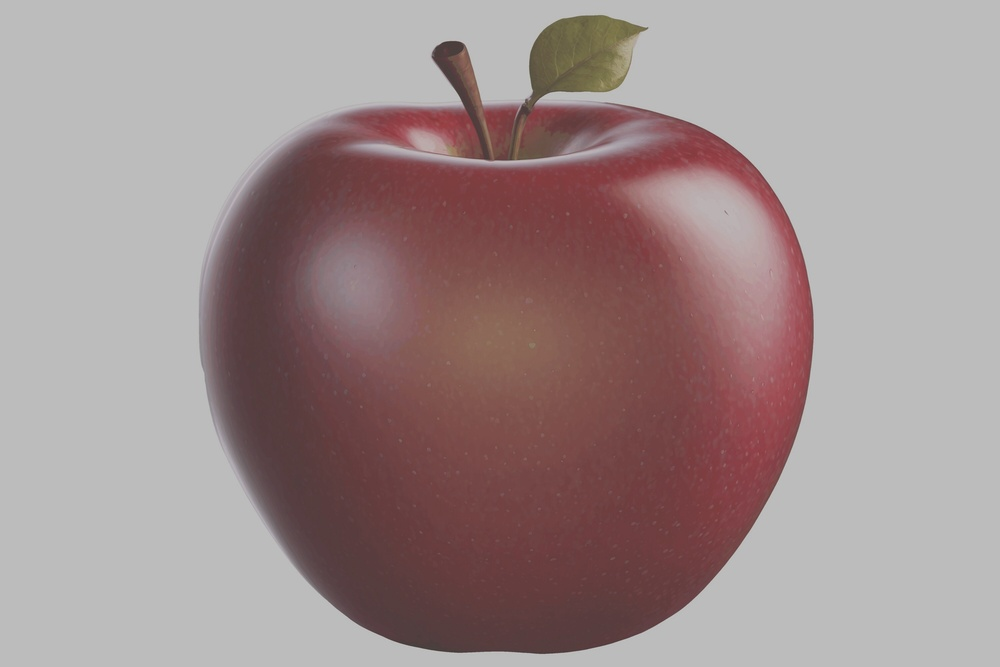
#> input picture Day 5/low_contrast.jpg, 1000 x 667 px, shrunk from 3000 x 2000 before the run
$ python task4.py
#> lines starting #> are read from the running program, lines starting #| are printed output that depends on the picture
import cv2
import matplotlib.pyplot as plt

image = cv2.imread("low_contrast.jpg", cv2.IMREAD_GRAYSCALE)
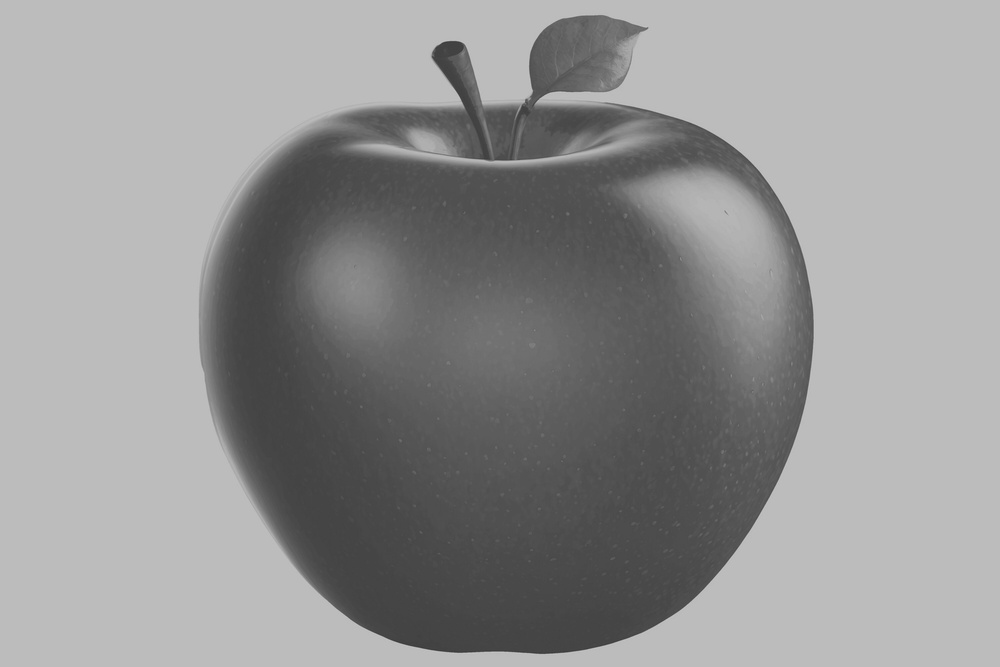
#> image: shape (667, 1000); min 54, max 199, mean 147.2

equalized = cv2.equalizeHist(image)
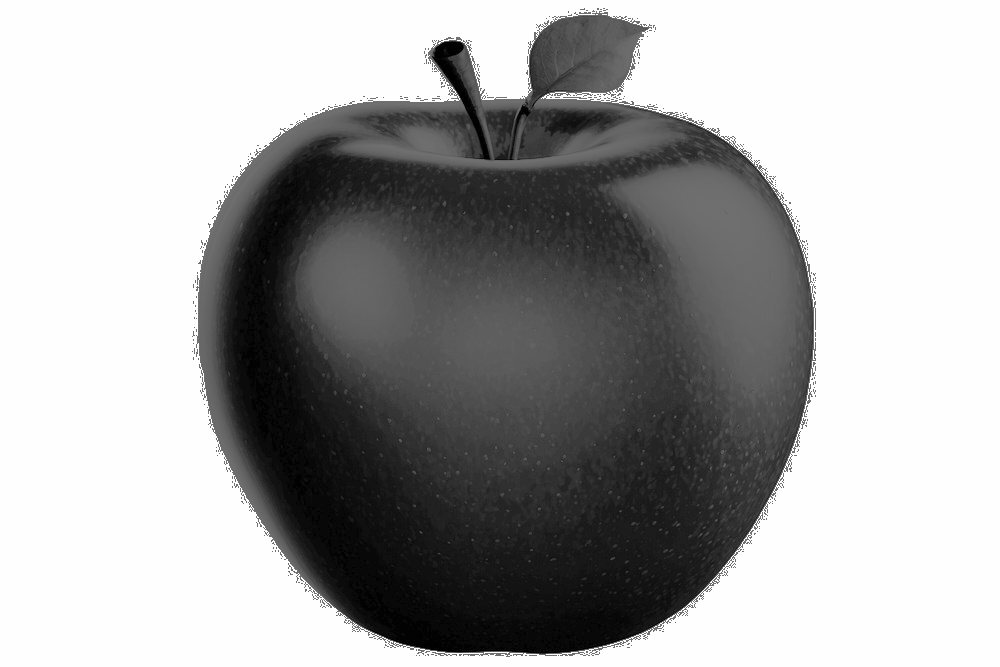
#> equalized: shape (667, 1000); min 0, max 255, mean 167

clahe = cv2.createCLAHE(clipLimit=2.0, tileGridSize=(8, 8))
clahe_image = clahe.apply(image)
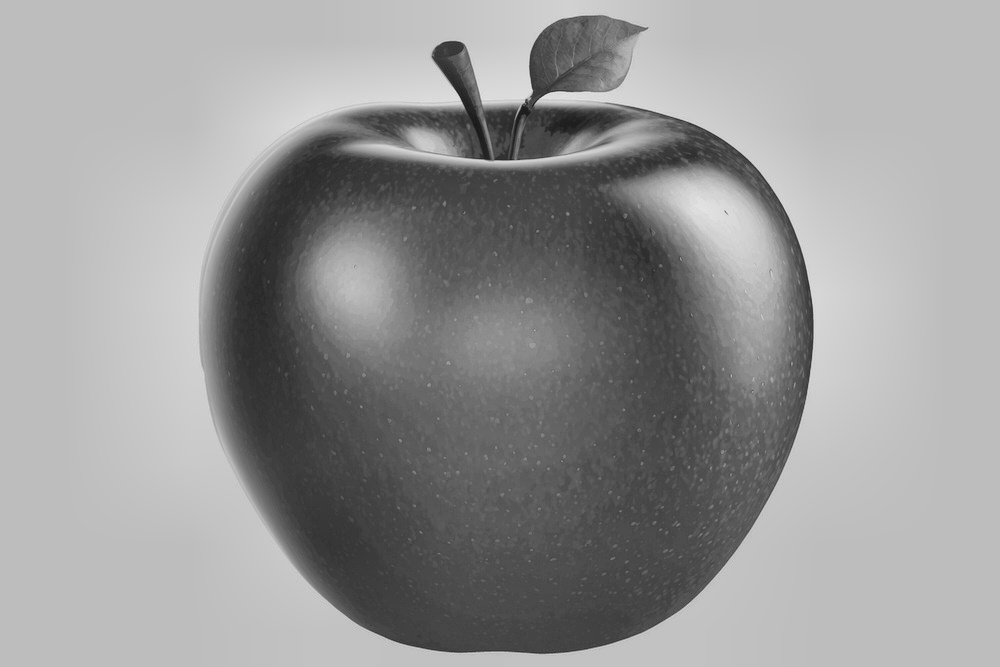
#> clahe_image: shape (667, 1000); min 23, max 230, mean 151

cv2.imwrite("equalized.jpg", equalized)
cv2.imwrite("clahe.jpg", clahe_image)

plt.figure(figsize=(15, 5))

plt.subplot(1, 3, 1)
plt.imshow(image, cmap="gray")
plt.title("Original")
plt.axis("off")

plt.subplot(1, 3, 2)
plt.imshow(equalized, cmap="gray")
plt.title("Histogram Equalization")
plt.axis("off")

plt.subplot(1, 3, 3)
plt.imshow(clahe_image, cmap="gray")
plt.title("CLAHE")
plt.axis("off")

plt.show()
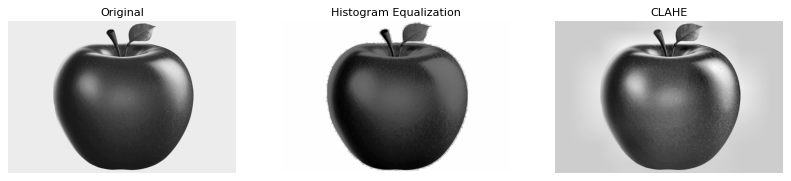
#> figure drawn by matplotlib, 3 panels

print("Task completed successfully!")
